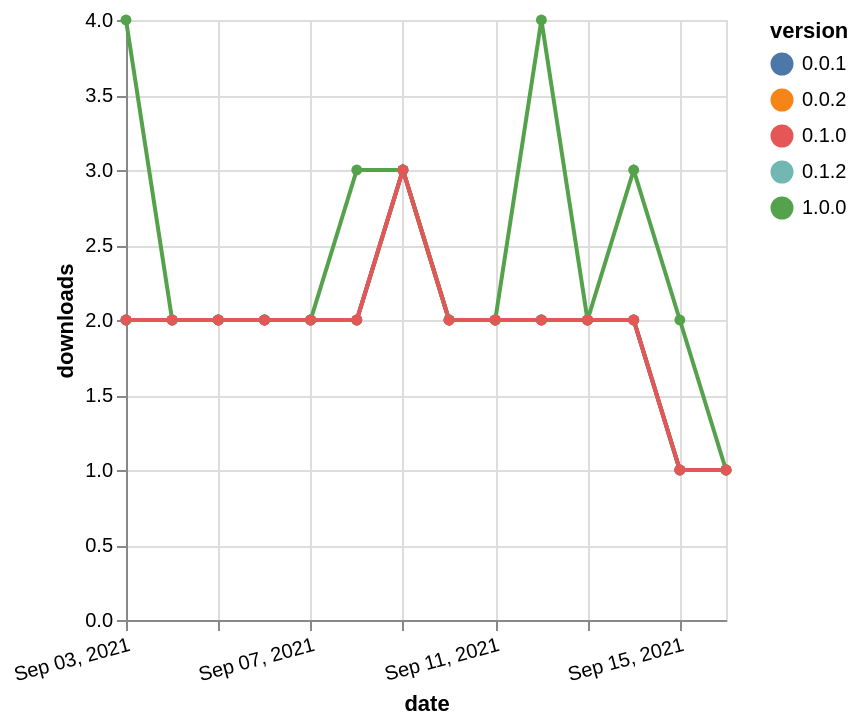

Express this chart as Vega-Lite.
### Vega-Lite specification from a JSON file in a GitHub repository (floating-point values rounded to 4 significant figures)
{"$schema": "https://vega.github.io/schema/vega-lite/v5.json", "description": "A simple bar chart with embedded data.", "data": {"values": [{"date": "2021-09-03", "total": 2324, "delta": 2, "version": "0.1.2"}, {"date": "2021-09-04", "total": 2326, "delta": 2, "version": "0.1.2"}, {"date": "2021-09-05", "total": 2328, "delta": 2, "version": "0.1.2"}, {"date": "2021-09-06", "total": 2330, "delta": 2, "version": "0.1.2"}, {"date": "2021-09-07", "total": 2332, "delta": 2, "version": "0.1.2"}, {"date": "2021-09-08", "total": 2334, "delta": 2, "version": "0.1.2"}, {"date": "2021-09-09", "total": 2337, "delta": 3, "version": "0.1.2"}, {"date": "2021-09-10", "total": 2339, "delta": 2, "version": "0.1.2"}, {"date": "2021-09-11", "total": 2341, "delta": 2, "version": "0.1.2"}, {"date": "2021-09-12", "total": 2343, "delta": 2, "version": "0.1.2"}, {"date": "2021-09-13", "total": 2345, "delta": 2, "version": "0.1.2"}, {"date": "2021-09-14", "total": 2347, "delta": 2, "version": "0.1.2"}, {"date": "2021-09-15", "total": 2348, "delta": 1, "version": "0.1.2"}, {"date": "2021-09-16", "total": 2349, "delta": 1, "version": "0.1.2"}, {"date": "2021-09-03", "total": 2306, "delta": 2, "version": "0.0.2"}, {"date": "2021-09-04", "total": 2308, "delta": 2, "version": "0.0.2"}, {"date": "2021-09-05", "total": 2310, "delta": 2, "version": "0.0.2"}, {"date": "2021-09-06", "total": 2312, "delta": 2, "version": "0.0.2"}, {"date": "2021-09-07", "total": 2314, "delta": 2, "version": "0.0.2"}, {"date": "2021-09-08", "total": 2316, "delta": 2, "version": "0.0.2"}, {"date": "2021-09-09", "total": 2319, "delta": 3, "version": "0.0.2"}, {"date": "2021-09-10", "total": 2321, "delta": 2, "version": "0.0.2"}, {"date": "2021-09-11", "total": 2323, "delta": 2, "version": "0.0.2"}, {"date": "2021-09-12", "total": 2325, "delta": 2, "version": "0.0.2"}, {"date": "2021-09-13", "total": 2327, "delta": 2, "version": "0.0.2"}, {"date": "2021-09-14", "total": 2329, "delta": 2, "version": "0.0.2"}, {"date": "2021-09-15", "total": 2330, "delta": 1, "version": "0.0.2"}, {"date": "2021-09-16", "total": 2331, "delta": 1, "version": "0.0.2"}, {"date": "2021-09-03", "total": 2284, "delta": 2, "version": "0.0.1"}, {"date": "2021-09-04", "total": 2286, "delta": 2, "version": "0.0.1"}, {"date": "2021-09-05", "total": 2288, "delta": 2, "version": "0.0.1"}, {"date": "2021-09-06", "total": 2290, "delta": 2, "version": "0.0.1"}, {"date": "2021-09-07", "total": 2292, "delta": 2, "version": "0.0.1"}, {"date": "2021-09-08", "total": 2294, "delta": 2, "version": "0.0.1"}, {"date": "2021-09-09", "total": 2297, "delta": 3, "version": "0.0.1"}, {"date": "2021-09-10", "total": 2299, "delta": 2, "version": "0.0.1"}, {"date": "2021-09-11", "total": 2301, "delta": 2, "version": "0.0.1"}, {"date": "2021-09-12", "total": 2303, "delta": 2, "version": "0.0.1"}, {"date": "2021-09-13", "total": 2305, "delta": 2, "version": "0.0.1"}, {"date": "2021-09-14", "total": 2307, "delta": 2, "version": "0.0.1"}, {"date": "2021-09-15", "total": 2308, "delta": 1, "version": "0.0.1"}, {"date": "2021-09-16", "total": 2309, "delta": 1, "version": "0.0.1"}, {"date": "2021-09-03", "total": 1748, "delta": 4, "version": "1.0.0"}, {"date": "2021-09-04", "total": 1750, "delta": 2, "version": "1.0.0"}, {"date": "2021-09-05", "total": 1752, "delta": 2, "version": "1.0.0"}, {"date": "2021-09-06", "total": 1754, "delta": 2, "version": "1.0.0"}, {"date": "2021-09-07", "total": 1756, "delta": 2, "version": "1.0.0"}, {"date": "2021-09-08", "total": 1759, "delta": 3, "version": "1.0.0"}, {"date": "2021-09-09", "total": 1762, "delta": 3, "version": "1.0.0"}, {"date": "2021-09-10", "total": 1764, "delta": 2, "version": "1.0.0"}, {"date": "2021-09-11", "total": 1766, "delta": 2, "version": "1.0.0"}, {"date": "2021-09-12", "total": 1770, "delta": 4, "version": "1.0.0"}, {"date": "2021-09-13", "total": 1772, "delta": 2, "version": "1.0.0"}, {"date": "2021-09-14", "total": 1775, "delta": 3, "version": "1.0.0"}, {"date": "2021-09-15", "total": 1777, "delta": 2, "version": "1.0.0"}, {"date": "2021-09-16", "total": 1778, "delta": 1, "version": "1.0.0"}, {"date": "2021-09-03", "total": 2283, "delta": 2, "version": "0.1.0"}, {"date": "2021-09-04", "total": 2285, "delta": 2, "version": "0.1.0"}, {"date": "2021-09-05", "total": 2287, "delta": 2, "version": "0.1.0"}, {"date": "2021-09-06", "total": 2289, "delta": 2, "version": "0.1.0"}, {"date": "2021-09-07", "total": 2291, "delta": 2, "version": "0.1.0"}, {"date": "2021-09-08", "total": 2293, "delta": 2, "version": "0.1.0"}, {"date": "2021-09-09", "total": 2296, "delta": 3, "version": "0.1.0"}, {"date": "2021-09-10", "total": 2298, "delta": 2, "version": "0.1.0"}, {"date": "2021-09-11", "total": 2300, "delta": 2, "version": "0.1.0"}, {"date": "2021-09-12", "total": 2302, "delta": 2, "version": "0.1.0"}, {"date": "2021-09-13", "total": 2304, "delta": 2, "version": "0.1.0"}, {"date": "2021-09-14", "total": 2306, "delta": 2, "version": "0.1.0"}, {"date": "2021-09-15", "total": 2307, "delta": 1, "version": "0.1.0"}, {"date": "2021-09-16", "total": 2308, "delta": 1, "version": "0.1.0"}]}, "width": "container", "mark": {"type": "line", "point": {"filled": true}}, "encoding": {"x": {"field": "date", "type": "temporal", "timeUnit": "yearmonthdate", "title": "date", "axis": {"labelAngle": -15}}, "y": {"field": "delta", "type": "quantitative", "title": "downloads"}, "color": {"field": "version", "type": "nominal"}, "tooltip": {"field": "delta"}}}
